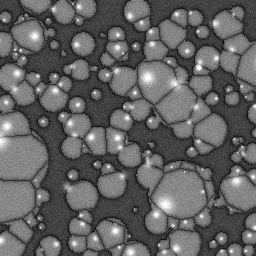
#> input picture data/derived/synth/bursting/frame.png, 256 x 256 px
$ python -i segment.py   (imports and definitions only)   (older library calls are emulated)
#> lines starting #> are read from the running program, lines starting #| are printed output that depends on the picture; after the words box and inside, x2 and y2 are one past the last pixel; in counts of white or black regions, pixels touching at a corner belong together
#> further down, picture is the input picture: shape (256, 256); min 0, max 255, mean 98
"""Classical froth segmentation methods (the honest cited FLOOR) + morphometry + benchmark scoring.

The PRODUCT method is a live SAM-class model in the browser (onnxruntime-web + WebGPU); these classical
methods are the baselines it must beat, implemented with the proper CV stack (scikit-image / scipy /
OpenCV), never hand-rolled. Each is tagged with its froth-vision provenance.

The classical ladder (C1..C7, plan section 1.1), each with its froth-vision provenance:
  * C1 `otsu_cc`             Otsu threshold + connected components. Under-segments (touching bubbles merge).
  * C2 `watershed_immersion` immersion watershed seeded at gradient minima. Over-segments (a basin per
                             highlight/dip). Exhibit.
  * C3 `watershed_hmax`      highlight-seeded h-maxima markers flooding the NEGATED IMAGE, the classic industrial
                             froth trick as its own source publishes it. Fails on glare. 0.2975 AP on the 64-image
                             held-out split, the tier's best on every recorded axis, d32 relative error 0.1098.
  * C4 `watershed_dt`        distance-transform markers + marker-controlled watershed (Meyer). The generic floor.
  * C5 `watershed_hmin`      H-minima (extended-minima) suppression before flooding; the single knob h.
  * C6 `slic_merge`          SLIC superpixels + region-adjacency mean-intensity merge, texture-aware.
  * C7 `valley_edge`         dark-seam / valley detector (Wang) grown back to the seam ridge by a constrained
                             watershed (Meyer), the domain-specific froth method. On the 64-image held-out split
                             C3 leads EVERY recorded axis after its flooding depth was corrected on 2026-08-01
                             (AP 0.2975, PQ 0.5423, boundary F 0.9236, BSD W1 2.037, count error 64.9, d32
                             0.1098); C7 is second on AP at 0.2326 and C4 third at 0.1977. C7 still has the
                             WORST d32 relative error of the three leaders (1.4371, against C4's 1.1555), the
                             stated cost of growing the caps back. C5 1.9224 and C1 5.0063 are worse still on
                             d32, but neither is in contention on AP.

Morphometry uses skimage.regionprops (equivalent diameter, eccentricity, solidity). Scoring: greedy IoU matching
-> per-image mask AP@[.5:.95], Panoptic Quality (PQ = SQ x RQ) with its merge/split decomposition, and the BSD
Wasserstein-1 distance vs the known GT diameters. All run offline as the pre-validated Benchmark references.
"""
from __future__ import annotations

import numpy as np
from scipy import ndimage as ndi
from skimage import feature, filters, graph, measure, morphology, segmentation


# --------------------------------------------------------------------------------------------------
# Published defaults for the classical tier.
#
# Every constant below is the value the committed benchmark artifacts were produced with
# (data/derived/classical-heldout.json, data/derived/method-benchmark.json). They are exposed as named
# module constants and as keyword arguments so a constant can be SWEPT without editing the engine, and
# so a change of default is always visible as a change of one named value rather than of a literal
# buried in a call. Phase 1 of plans/frothseg/research-2026-07-31 sweeps four of them and records the
# sweeps under data/derived/phase1/; the ledger of which constant is swept, which is sourced and which
# is still undefended is data/derived/phase1/classical-constant-ledger.json.
#
# THREE defaults were moved on 2026-08-01, and they did NOT all move for the same kind of reason.
# Each was confirmed on a reserve slice no sweep had observed.
#
#   C3_FLOODING_SURFACE  "neg_edt"  -> "neg_gray"  Sadr-Kazemi and Cilliers 1997,
#                                                  10.1016/S0892-6875(97)00094-0
#   C7_MODE              "subtract" -> "watershed" Meyer 1994, 10.1016/0165-1684(94)90060-4
#     These two moved because the code was not implementing the source the registry already cites
#     for that method, not because a score was higher. Evidence: verification/phase1-adoption.json.
#   C3_H_MAXIMA          0.06       -> 0.12        SELECTION ON A SCORE. See the note at the
#     constant itself. It was published as a "unit correction" and that justification was FALSE;
#     the correction is recorded in CAOS_MANAGE plans/frothseg/research-2026-07-31/
#     r2-correction-2026-08-02.md. Selected as the argmax of validation mean AP and confirmed on
#     reserve slice p4. Evidence: verification/r2-c3-flooding-depth.json.
#
# CONSEQUENCE, stated because it changes how the tier table must be read: C3 is the only classical
# method whose residual constant was re-selected. C2_MIN_DISTANCE and C5_H_MINIMA keep untuned
# defaults whose own sweeps show larger unclaimed gains (data/derived/phase1/residual-constants-
# sweep.json: C2 min_distance 6 scores 0.0998 against the shipped 2's 0.0173; C5 h 0.02 scores
# 0.1819 against the shipped 0.08's 0.1330). Any claim that C3 leads the classical tier is a claim
# about a tier in which one member was tuned and two were not.
#
# Nothing else moved. C4_COMPACTNESS stays 0.0 and FOREGROUND_OTSU_FACTOR stays 0.75: both are best or
# unbeaten on their own sweeps, and C7_SEAM_RADIUS stays 3 because radius 4 or 5 buys about 0.01 AP on
# the observed test split, which is test-split selection rather than a finding. The post-adoption
# recheck (data/derived/phase1b/postadoption-constant-recheck.json) re-measures the constants whose
# grids went stale when these three moved, and adopts nothing for that same reason.
# --------------------------------------------------------------------------------------------------

FOREGROUND_OTSU_FACTOR = 0.75        # SWEPT, Phase 1 item 1.2. Common-mode across C1, C2, C3, C4, C5, C6, C7.
FOREGROUND_HOLE_MAX_SIZE = 16        # SWEPT, Phase 1 item 1.2b (remove_small_holes, area in px).
FOREGROUND_OBJECT_MAX_SIZE = 12      # SWEPT, Phase 1 item 1.2b (remove_small_objects, area in px).

C2_MIN_DISTANCE = 2                  # peak_local_max separation for the negated-gradient seeds.
C2_GRADIENT_RADIUS = 1               # rank-gradient disk radius, in px.

C4_MIN_DISTANCE = 4                  # peak_local_max separation for the EDT markers.
C4_COMPACTNESS = 0.0                 # SWEPT, Phase 1 item 1.1. 0.0 == plain watershed, the published behaviour.
C4_WATERSHED_LINE = False            # SWEPT, Phase 1 item 1.1.

# ADOPTED 2026-08-01, was 0.06. See verification/r2-c3-flooding-depth.json.
#
# CORRECTION 2026-08-02. This was published as a "unit error": a depth supposedly left in the units
# of the distance transform after the flooding surface changed. That is FALSE, and the code below
# is why. `h` is the depth of `morphology.h_maxima(gray, h=h)`, applied to the [0, 1] INTENSITY
# image; the flooding surface enters separately, as the first argument of `segmentation.watershed`.
# No depth is ever applied to the flooding surface, in any commit in this file's history, so the
# neg_edt -> neg_gray change cannot have altered this constant's units. The 29248-against-17846
# over-count that was quoted as proof is identical on ALL FOUR surfaces at h=0.06
# (data/derived/phase1/c3-flooding-surface.json): it was the marker count, not a surface effect.
#
# What this change actually is: SELECTION ON A SCORE. 0.12 is the argmax of validation mean AP over
# a pre-registered 6-point grid (0.30284, against 0.29936 at h=0.20 and 0.22216 at h=0.06). That is
# legitimate and disciplined, because the selection surface is the validation split that no
# classical sweep had observed and the effect was confirmed on an untouched reserve slice. It is
# NOT the score-free correction it was published as. Full account: CAOS_MANAGE
# plans/frothseg/research-2026-07-31/r2-correction-2026-08-02.md.
#
# Selected on the validation split, which no classical constant sweep had touched, and confirmed
# on untouched reserve slice p4: mean AP 0.2191 -> 0.2976, paired +0.0785 with 95% CI
# [+0.0604, +0.0984] and 59 of 64 images improved. Stated cost: boundary RECALL falls 0.9638 to
# 0.9524, worse on 60 of the 64 images and better on none of them, because coarser markers find
# fewer boundaries; precision rises enough that boundary F still improves by +0.0459.
C3_H_MAXIMA = 0.12                   # highlight seed depth, in units of the [0, 1] intensity image.
C3_FLOODING_SURFACE = "neg_gray"     # ADOPTED 2026-08-01, was "neg_edt". See verification/phase1-adoption.json.

C5_H_MINIMA = 0.08                   # fraction of the per-image EDT maximum, see watershed_hmin docstring.

C7_SEAM_RADIUS = 3                   # black-tophat disk radius, in px; sets the widest seam that is detected.
C7_MIN_CAP_SIZE = 8                  # caps of this area or fewer are dropped (skimage removes <= max_size).
C7_MODE = "watershed"                # ADOPTED 2026-08-01, was "subtract". See verification/phase1-adoption.json.
C7_WATERSHED_LINE = False            # SWEPT, Phase 1 item 1.3, NOT moved by the adoption. Kept at False.

FLOODING_SURFACES = ("neg_edt", "gray", "neg_gray", "gradient")


def _foreground(
    gray: np.ndarray,
    *,
    otsu_factor: float = FOREGROUND_OTSU_FACTOR,
    hole_max_size: int = FOREGROUND_HOLE_MAX_SIZE,
    object_max_size: int = FOREGROUND_OBJECT_MAX_SIZE,
) -> np.ndarray:
    """Froth foreground (bubbles vs dark Plateau borders/junctions) by Otsu, then small-hole cleanup.

    `otsu_factor` scales Otsu's threshold DOWN before the cut, so what runs is not Otsu 1979's threshold
    (`10.1109/TSMC.1979.4310076`) but a deliberately more permissive one. It is common-mode: five of the
    seven scored methods consume this one mask. Phase 1 item 1.2 sweeps it on all five."""
    thr = filters.threshold_otsu(gray)
    fg = gray > thr * otsu_factor
    fg = morphology.remove_small_holes(fg, max_size=hole_max_size)
    return morphology.remove_small_objects(fg, max_size=object_max_size)


# [149 lines left out: functions _flooding_surface, watershed_dt, watershed_hmax, slic_merge, otsu_cc, watershed_immersion and 1 more, not called in this run]


def valley_edge(
    gray: np.ndarray,
    *,
    seam_radius: int = C7_SEAM_RADIUS,
    min_cap_size: int = C7_MIN_CAP_SIZE,
    mode: str = C7_MODE,
    watershed_line: bool = C7_WATERSHED_LINE,
    **foreground_kwargs,
) -> np.ndarray:
    """C7, lamella-valley constrained watershed, the domain-specific froth classical (Wang 2003; Wang & Chen
    2015) with Meyer 1994 flooding. Froth bubbles are delineated by the darkish inter-bubble VALLEYS (Plateau
    borders), not by the bright specular spots, so gradient/edge detectors that lock onto highlights fail. Here
    the dark seams are found by a black-top-hat (dark structures thinner than the structuring element) and the
    enclosed bright caps are cleaned; since 2026-08-01 those caps are then MARKERS that flood the seam response
    back to its ridge, rather than the instances themselves. Robust to highlights by construction.

    `mode` selects what happens after the caps are cleaned.

    * `"subtract"` was the default until 2026-08-01: the caps ARE the instances, so every seam pixel is
      lost from every bubble and each mask stops short of the seam centreline.
    * `"watershed"` is the default now, and is the constrained watershed the registry name already claims
      (Meyer 1994, `10.1016/0165-1684(94)90060-4`): the cleaned caps become markers and flood the
      black-top-hat response itself, so caps grow back across the seam until they meet on its ridge. No
      new dependency; the `watershed` primitive is the same pinned scikit-image one C3, C4 and C5 use.

    Phase 1 item 1.3 measured the two modes over the 64-image test split, at four seam radii, and every
    watershed row beat every subtract row at every radius. The honest cost of the change, which must be
    stated wherever it is described: d32 relative error moves the WRONG way, 1.2584 to 1.4371 on the
    test split and 1.3160 to 1.4972 on the reserve slice. Growing caps back to the seam ridge enlarges
    every bubble, and the Sauter mean diameter is what notices."""
#> called with seam_radius = 3, min_cap_size = 8, mode = 'watershed', watershed_line = False
    seams = morphology.black_tophat(gray, morphology.disk(seam_radius))
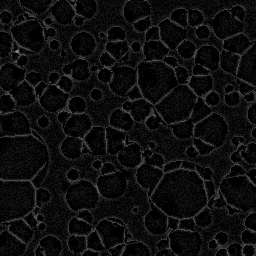
#> seams: shape (256, 256); min 0, max 163, mean 13.9
    seam_mask = seams > filters.threshold_otsu(seams) if seams.max() > 0 else np.zeros_like(gray, bool)
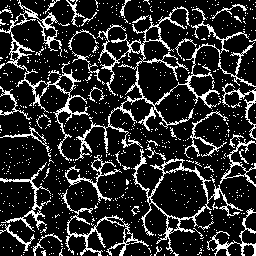
#> seam_mask: shape (256, 256) bool; 16.9% white in thin lines or dots
    fg = _foreground(gray, **foreground_kwargs)
#> in _foreground, `thr = filters.threshold_otsu(gray)`: thr = 97
#> in _foreground, `fg = gray > thr * otsu_factor`:
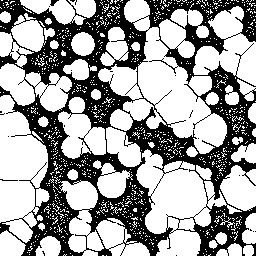
#> fg: shape (256, 256) bool; 63% white; 22 black regions (20 under 20 px), largest, box (x1, y1, x2, y2) and area: (0, 0, 256, 256) 24172, (50, 0, 59, 6) 30
    caps = np.logical_and(fg, ~seam_mask)
    caps = morphology.remove_small_objects(caps, max_size=min_cap_size)
    if mode == "subtract":
        return ndi.label(caps)[0].astype(np.int32)
    if mode != "watershed":
        raise ValueError(f"unknown valley_edge mode: {mode!r}, expected 'subtract' or 'watershed'")
    markers = ndi.label(caps)[0]
    if markers.max() == 0:                              # no cap survives, nothing to flood from
        return markers.astype(np.int32)
    return segmentation.watershed(
        seams, markers, mask=fg, watershed_line=watershed_line,
    ).astype(np.int32)


def _as_ubyte(gray: np.ndarray) -> np.ndarray:
    from skimage.util import img_as_ubyte
    return img_as_ubyte(np.clip(gray, 0, 1))


# [12 lines left out: function _split_disconnected_labels, not called in this run]


# The classical ladder C1..C7 (plan Section 1.1). Every method runs offline here (the pre-validated Benchmark
# references) and has a JS/WASM twin in the live App. C3/C4/C6 pre-existed; C1/C2/C5/C7 added in the rebuild.
METHODS = {
    "otsu_cc": otsu_cc,                 # C1 under-segment baseline
    "watershed_immersion": watershed_immersion,  # C2 over-segment exhibit
    "watershed_hmax": watershed_hmax,  # C3 highlight-seeded marker-controlled
    "watershed_dt": watershed_dt,      # C4 distance-transform marker-controlled
    "watershed_hmin": watershed_hmin,  # C5 H-minima
    "slic_merge": slic_merge,          # C6 SLIC + region merge
    "valley_edge": valley_edge,        # C7 valley-edge dark-seam
}


# [367 lines left out: functions morphometry, _diams, bsd_wasserstein, diameter_summary, boundary_fscore, morphometry_error and 7 more, not called in this run]

>>> import cv2
>>> picture = cv2.imread('../../../data/derived/synth/bursting/frame.png', cv2.IMREAD_GRAYSCALE)
#> (the run stopped early here; a loop or call above may not have finished)
